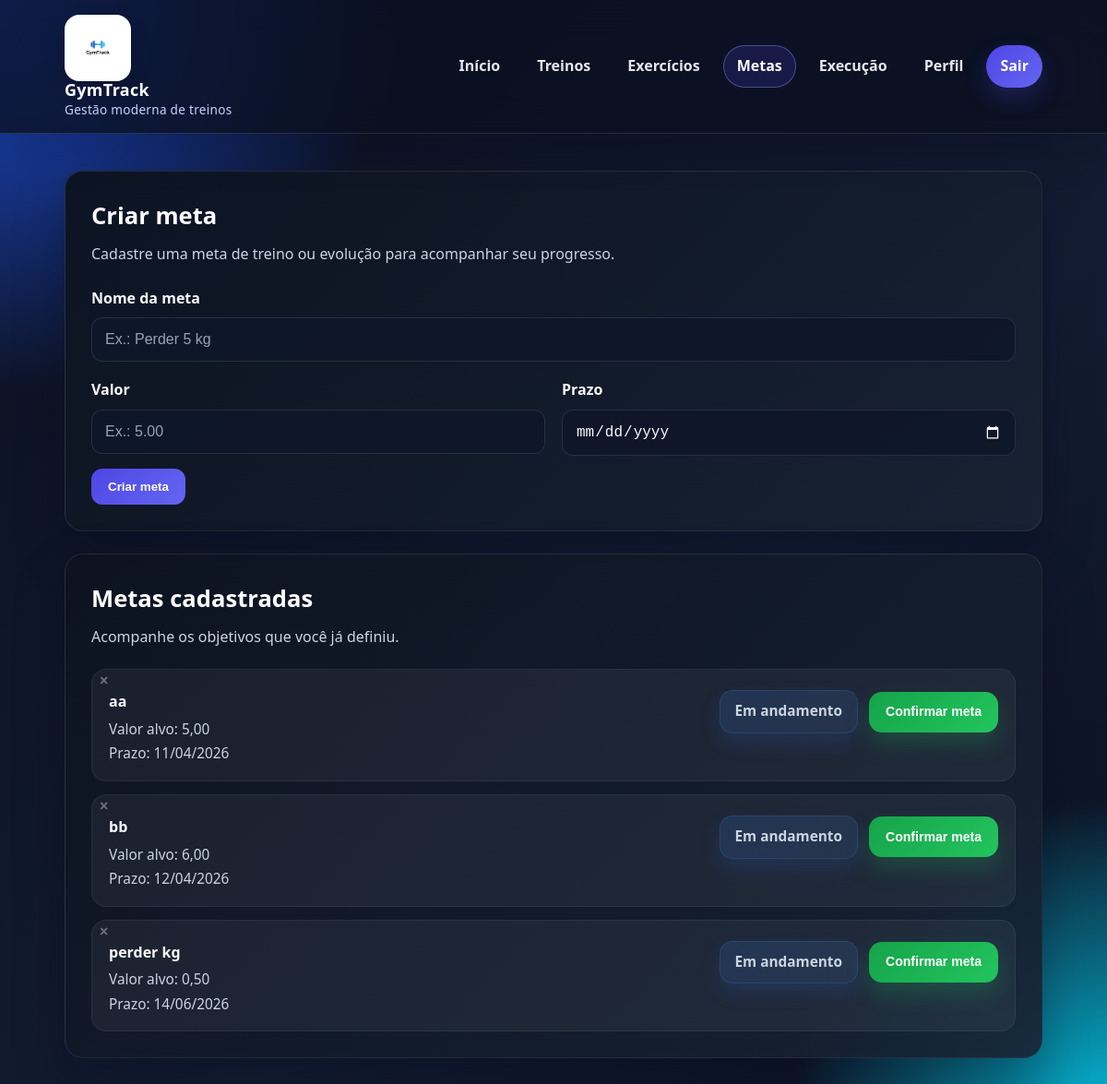
/metas/ (signed in), run on an earlier commit of the app's database.
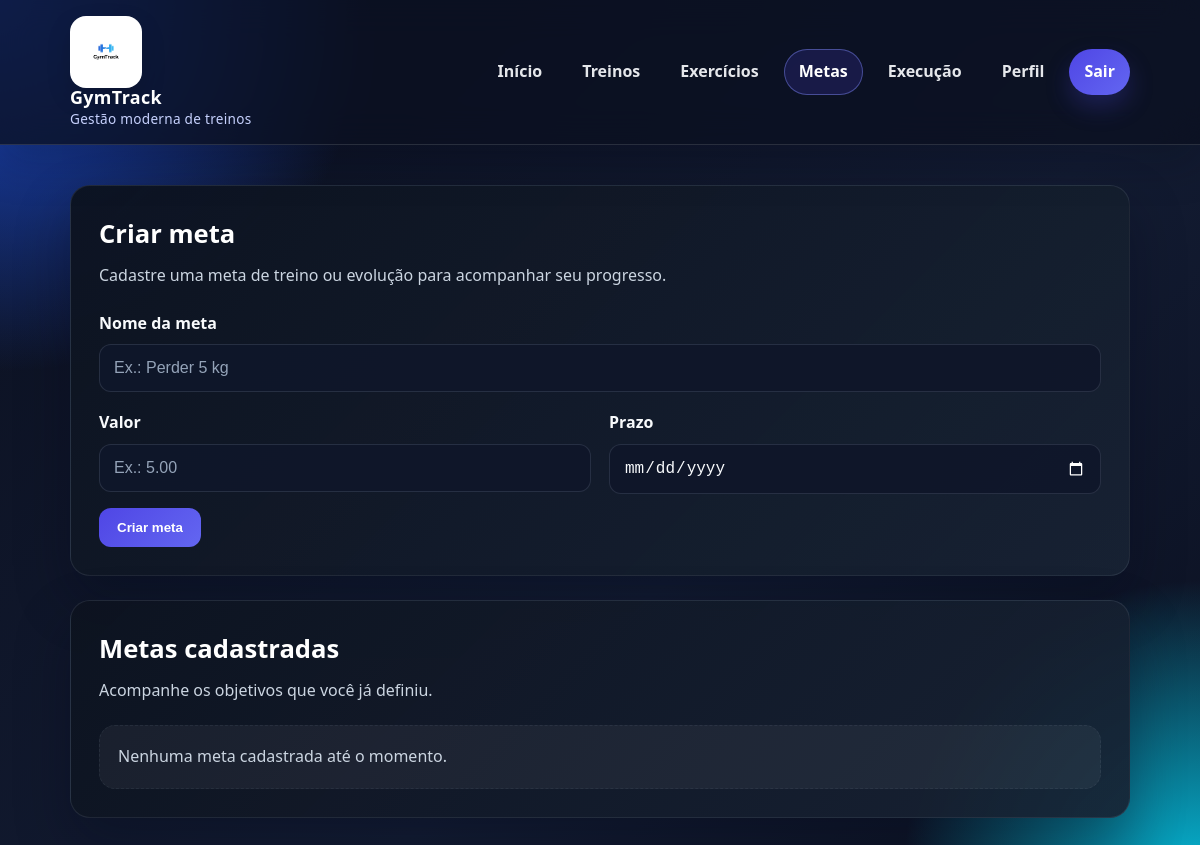
And on a later commit of the database.
### core/models.py (models this page shows, shortened)
class Meta(models.Model):
    STATUS_CHOICES = [
        ('em_andamento', 'Em andamento'),
        ('concluida', 'Concluída'),
        ('vencida', 'Vencida'),
    ]
    usuario = models.ForeignKey(User, on_delete=models.CASCADE, related_name='metas')
    nome = models.CharField(max_length=100)
    valor = models.DecimalField(max_digits=10, decimal_places=2)
    prazo = models.DateField()
    status = models.CharField(max_length=20, choices=STATUS_CHOICES, default='em_andamento')
    data_conclusao = models.DateTimeField(null=True, blank=True)
    class Meta:
        ordering = ['prazo', 'id']
        constraints = [
            models.CheckConstraint(
                condition=models.Q(valor__gt=0),
                name='meta_valor_positivo',
            ),
        ]
    @property
    def status_visual(self):
        if self.status == 'concluida':
            return 'concluida'
        if self.prazo < timezone.localdate():
            return 'vencida'
        return 'em_andamento'
    @property
    def status_label(self):
        labels = dict(self.STATUS_CHOICES)
        return labels[self.status_visual]
    @property
    def status_css_slug(self):
        return {
            'em_andamento': 'em-andamento',
            'concluida': 'concluida',
            'vencida': 'vencida',
        }[self.status_visual]

### core/views.py (the view)
# urls.py: path('metas/', views.metas_view, name='metas'),
@login_required
def metas_view(request):
    if request.method == 'POST':
        form = MetaForm(request.POST)
        if form.is_valid():
            meta = form.save(commit=False)
            meta.usuario = request.user
            meta.save()
            messages.success(request, 'Meta criada com sucesso!')
            return redirect('metas')
        for errors in form.errors.values():
            for error in errors:
                messages.error(request, error)
    else:
        form = MetaForm()
    metas = Meta.objects.filter(usuario=request.user).annotate(
        status_order=Case(
            When(status='em_andamento', then=Value(0)),
            When(status='vencida', then=Value(1)),
            When(status='concluida', then=Value(2)),
            default=Value(3),
            output_field=IntegerField(),
        )
    ).order_by('status_order', 'data_conclusao', 'prazo', 'id')
    return render(request, 'core/metas.html', {
        'form': form,
        'metas': metas,
    })

### core/forms.py (shortened to what this page needs)
class MetaForm(forms.ModelForm):
    class Meta:
        model = Meta
        fields = ['nome', 'valor', 'prazo']
        labels = {
            'nome': 'Nome da meta',
            'valor': 'Valor',
            'prazo': 'Prazo',
        }
        widgets = {
            'prazo': forms.DateInput(attrs={'type': 'date'}),
        }
    def __init__(self, *args, **kwargs):
        super().__init__(*args, **kwargs)
        self.fields['nome'].widget.attrs.update({
            'placeholder': 'Ex.: Perder 5 kg',
        })
        self.fields['valor'].widget.attrs.update({
            'placeholder': 'Ex.: 5.00',
            'step': '0.01',
            'min': '0.01',
            'inputmode': 'decimal',
        })
        self.fields['prazo'].widget.attrs.update({
            'min': timezone.localdate().isoformat(),
        })

### core/templates/core/metas.html (shortened to what this page needs)
{% extends 'core/base.html' %}
{% block content %}
<section class="page-grid feature-page">
    <div class="content-card">
        <h2 class="section-title">Criar meta</h2>
        <p class="section-subtitle">Cadastre uma meta de treino ou evolução para acompanhar seu progresso.</p>
        <form method="post">
            <div class="form-grid">
                <div class="form-group full">
                    <label for="{{ form.nome.id_for_label }}">Nome da meta</label>
                    {{ form.nome }}
                </div>
                <div class="form-group">
                    <label for="{{ form.valor.id_for_label }}">Valor</label>
                    {{ form.valor }}
                </div>
                <div class="form-group">
                    <label for="{{ form.prazo.id_for_label }}">Prazo</label>
                    {{ form.prazo }}
                </div>
            </div>
            <div class="form-actions">
                <button type="submit" class="btn btn-primary">Criar meta</button>
            </div>
        </form>
    </div>
    <div class="list-card">
        <h3 class="section-title">Metas cadastradas</h3>
        <p class="section-subtitle">Acompanhe os objetivos que você já definiu.</p>
        {% if metas %}
            <ul class="items-list">
                {% for meta in metas %}
                    <li class="item">
                        <button
                            type="button"
                            class="meta-remove-button"
                            aria-label="Remover meta"
                            data-meta-name="{{ meta.nome|escape }}"
                            data-delete-url="{% url 'excluir_meta' meta.id %}"
                        >
                            ×
                        </button>
                        <div class="meta-content">
                            <strong>{{ meta.nome }}</strong>
                            <span>Valor alvo: {{ meta.valor|floatformat:2 }}</span>
                            <span>Prazo: {{ meta.prazo|date:'d/m/Y' }}</span>
                        </div>
                        <div class="meta-actions">
                            {% with confirmada_id=request.GET.confirmada meta_id=meta.id|stringformat:'s' %}
                                <span class="meta-status meta-status--{{ meta.status_css_slug }}{% if confirmada_id == meta_id %} meta-status--confirmed{% endif %}">
                                    {{ meta.status_label }}
                                </span>
                            {% endwith %}
                            {% if meta.status != 'concluida' %}
                                <form method="post" action="{% url 'confirmar_meta' meta.id %}">
                                    <button type="submit" class="btn btn-confirm btn-sm">
                                        Confirmar meta
                                    </button>
                                </form>
                            {% endif %}
                        </div>
                    </li>
                {% endfor %}
            </ul>
        {% else %}
            <div class="empty-state">
                Nenhuma meta cadastrada até o momento.
            </div>
        {% endif %}
    </div>
</section>
{% endblock %}

### core/templates/core/base.html (shortened to what this page needs)
{% load static %}
<!DOCTYPE html>
<html lang="pt-BR">
<head>
    <link rel="stylesheet" href="{% static 'css/style.css' %}">
</head>
<body>
<div class="page-shell">
    <header class="topbar">
        <div class="topbar-inner">
            <a href="{% url 'home' %}" class="brand">
                <div class="brand-logo">
                    <img src="{% static 'images/logo.png' %}" alt="Logo do GymTrack">
                </div>
                <div class="brand-copy">
                    <span class="brand-title">GymTrack</span>
                    <p class="brand-subtitle">Gest&atilde;o moderna de treinos</p>
                </div>
            </a>
            {% with current_view=request.resolver_match.url_name %}
                {% if user.is_authenticated %}
                    <nav class="nav" id="primary-navigation" data-nav-root>
                        <div class="nav-panel">
                            <a href="{% url 'home' %}" class="nav-link{% if current_view == 'home' %} is-active{% endif %}" data-nav-link>
                                In&iacute;cio
                            </a>
                            <a href="{% url 'treinos' %}" class="nav-link{% if current_view == 'treinos' or current_view == 'editar_treino' %} is-active{% endif %}" data-nav-link>
                                Treinos
                            </a>
                            <a href="{% url 'exercicios' %}" class="nav-link{% if current_view == 'exercicios' %} is-active{% endif %}" data-nav-link>
                                Exerc&iacute;cios
                            </a>
                            <a href="{% url 'metas' %}" class="nav-link{% if current_view == 'metas' %} is-active{% endif %}" data-nav-link>
                                Metas
                            </a>
                            <a href="{% url 'execucao' %}" class="nav-link{% if current_view == 'execucao' or current_view == 'execucao_detalhe' %} is-active{% endif %}" data-nav-link>
                                Execu&ccedil;&atilde;o
                            </a>
                            <a href="{% url 'perfil' %}" class="nav-link{% if current_view == 'perfil' %} is-active{% endif %}" data-nav-link>
                                Perfil
                            </a>
                            <a href="{% url 'logout' %}" class="nav-link nav-primary" data-nav-link>Sair</a>
                        </div>
                    </nav>
                {% endif %}
            {% endwith %}
        </div>
    </header>
    <main class="main-container">
    {% block content %}{% endblock %}
</main>
</div>
</body>
</html>

What changed in the data, as far as the page shows it:
removed Meta: nome "aa", valor "5,00", prazo "11/04/2026", status_label "Em andamento", shows "Confirmar meta"
removed Meta: nome "bb", valor "6,00", prazo "12/04/2026", status_label "Em andamento", shows "Confirmar meta"
removed Meta: nome "perder kg", valor "0,50", prazo "14/06/2026", status_label "Em andamento", shows "Confirmar meta"
Also different on the page:
text now shown: "Nenhuma meta cadastrada até o momento."
